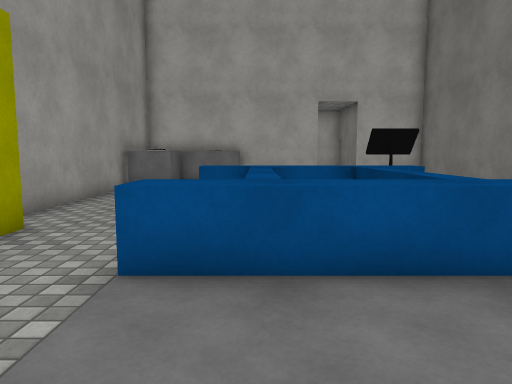
View 1 (above)

17 first-person views from a walk through a Unity game level. The camera is 1.3 m above the floor, tilts 6° down and sees 70° across. The floor is counted in squares, 1 m on a side. Each view is taken from the middle of a square. On the plan, view 1 faces up. The plan holds only what a view shows up to about 15 squares ahead; the rest is blank. The place goes on beyond the plan. The player is left out. Door leaves are left out, so doorways stand open. Surface patterns are stand-ins for the level's own textures.

View 2
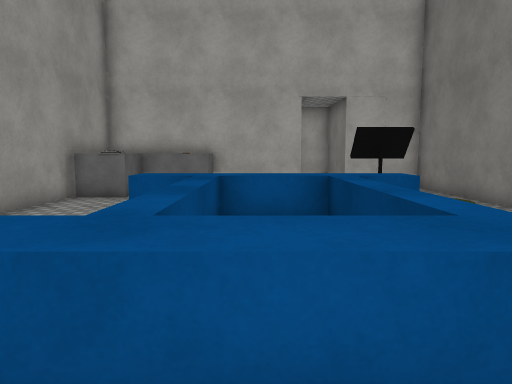

View 3
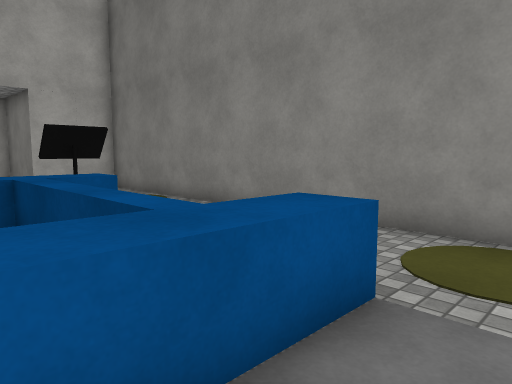

View 4
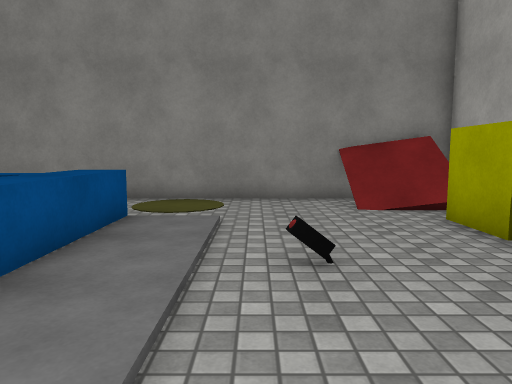

View 5
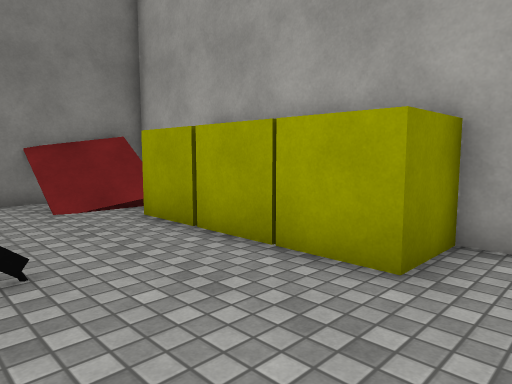

View 6
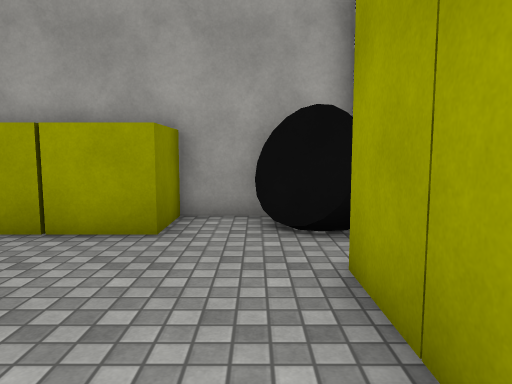

View 7
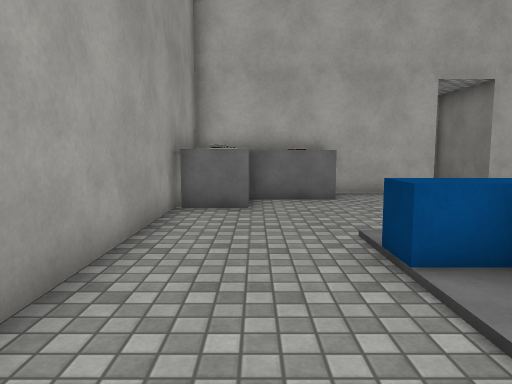

View 8
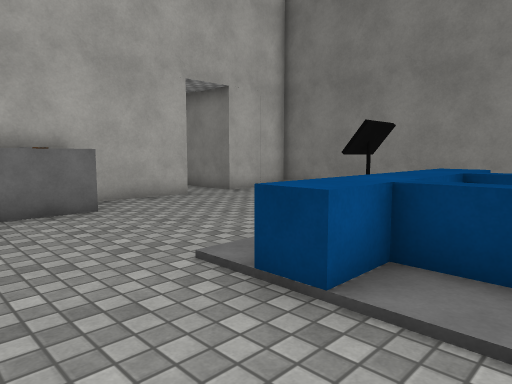

View 9
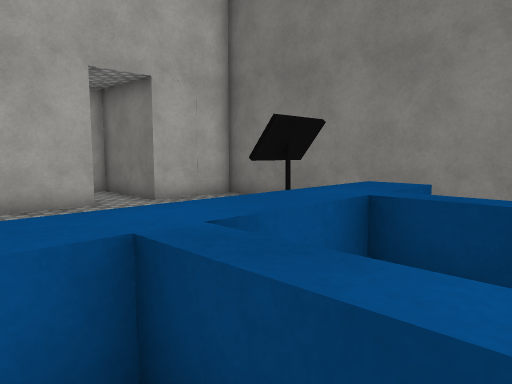

View 10
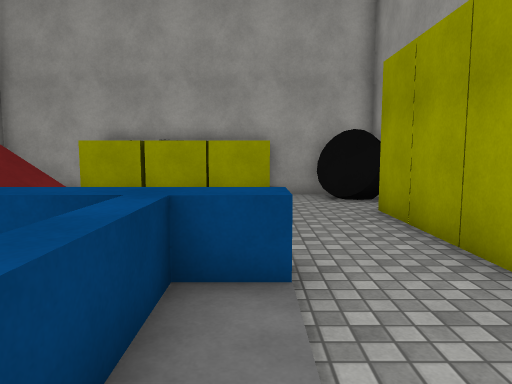

View 11
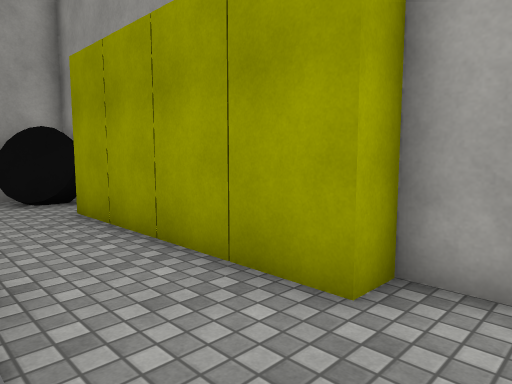

View 12
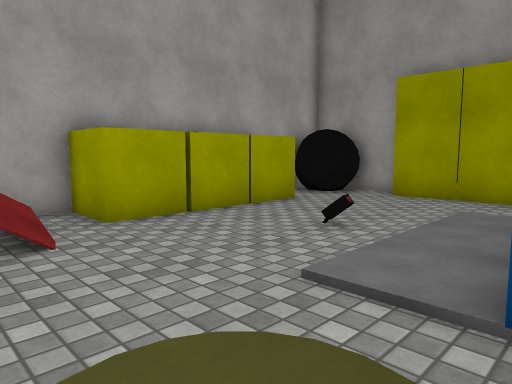

View 13
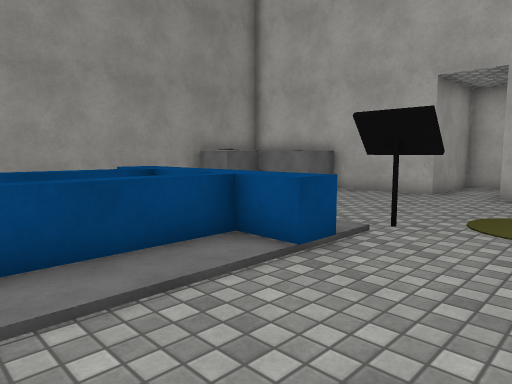

View 14
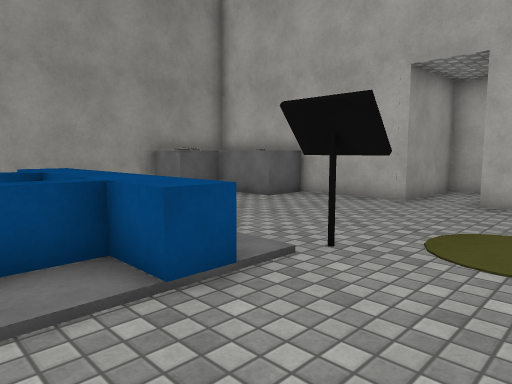

View 15
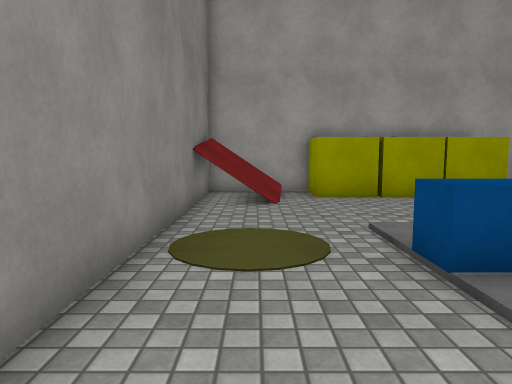

View 16
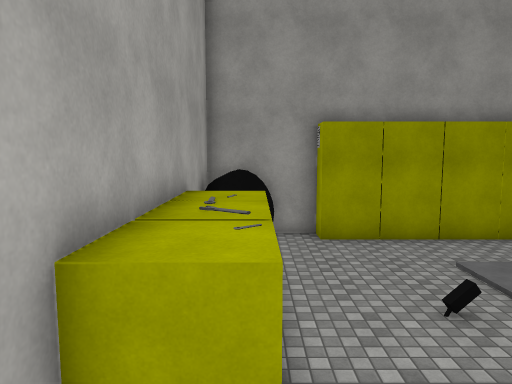

View 17
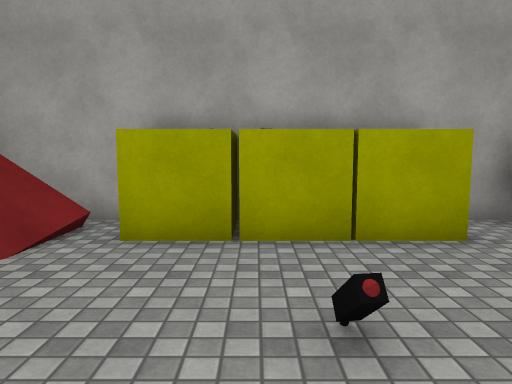

### Floor plan
Key: @ floor where view 1 was taken; # wall or solid block; . floor; / step, stairs or slope; D open door; = window, fence, low wall or low ledge; ^ raised ledge; v drop or lower ground; O other object.
Columns run from 5 left of view 1 to 8 right of it. Each row starts with its distance up from view 1.
 21         ###
 20         #.#
 19         #.D
 18        ##.#
 17 ########DD####
 16 #  OO........#
 15 #OOOO........#
 14 #OO..........#
 13 #............#
 12 #........#...#
 11 #............#
 10 #............#
  9 #...^^^^^^...#
  8 #....= .^....#
  7 #....= .^....#
  6 ##...= .^....#
  5  #...= .^....#
  4  #..^^^^^^...#
  3  #...........#
  2  #...........#
  1  #..../......#
  0  #...@/......#
 -1 ##...........#
 -2 #..........//#
 -3 #O..OOOOOO///#
 -4 #OO.OOOOOO/vv#
 -5 #####  #######

Positions as (right, up) in squares from view 1, and headings:
1: (0, 0), facing up
2: (1, 2), facing up
3: (1, 2), facing up-right
4: (-3, 1), facing right
5: (-3, 1), facing down-right
6: (-3, 3), facing down
7: (-3, 5), facing up
8: (-4, 7), facing up-right
9: (-1, 7), facing up-right
10: (-1, 8), facing down
11: (-1, 8), facing down-left
12: (7, 4), facing down-left
13: (7, 5), facing up-left
14: (7, 7), facing up-left
15: (6, 8), facing down
16: (7, -3), facing left
17: (2, 3), facing down
